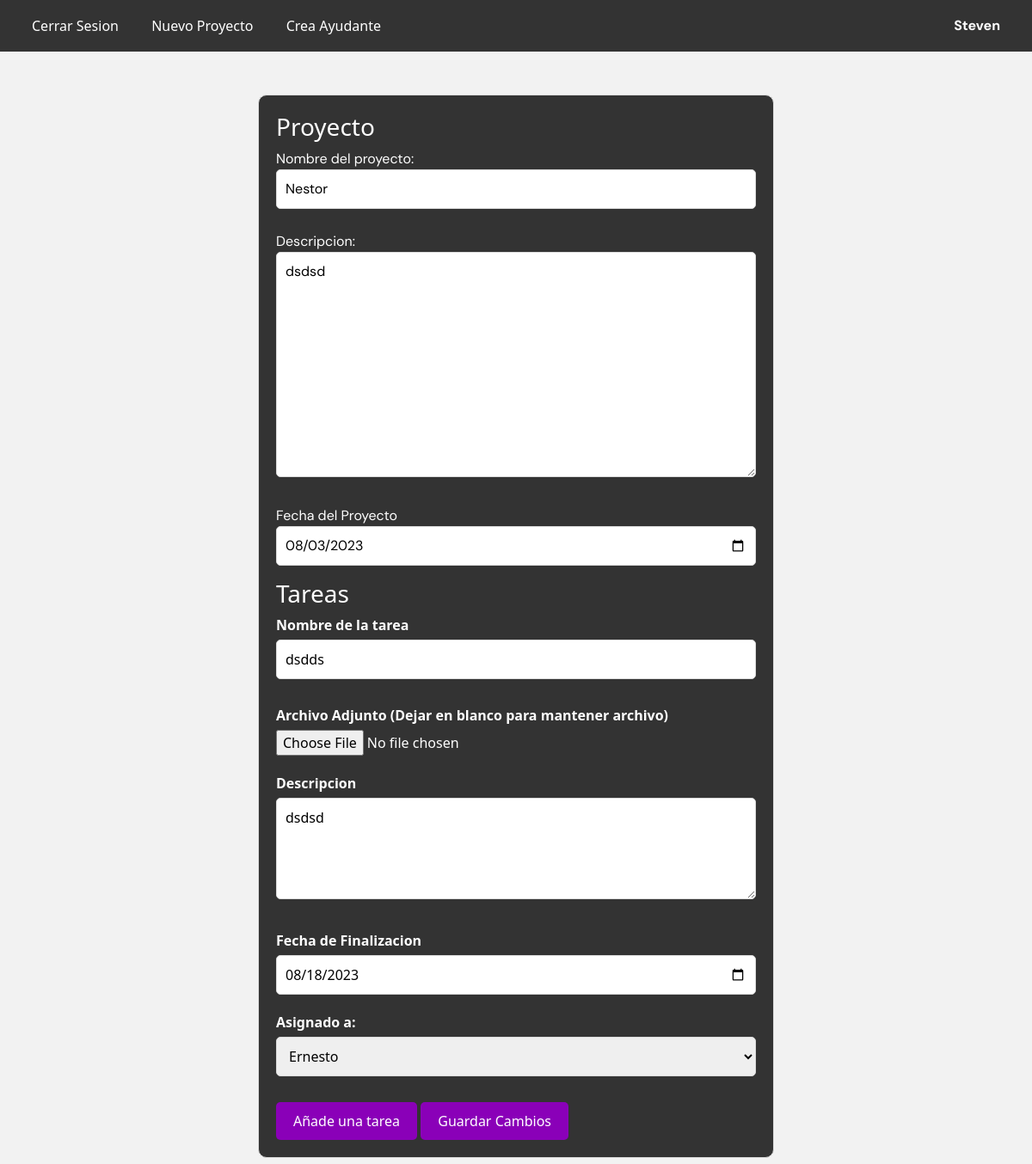
Screenshot of /edit/68/ (signed in) with the database file from the repository.
### home/models.py (models this page shows, shortened)
class MyUser(AbstractBaseUser, PermissionsMixin):
    username = models.CharField(max_length=255, unique=True)
    email = models.EmailField(unique=True)
    is_admin = models.BooleanField(default=False)
    is_staff = models.BooleanField(default=False)
    is_project_manager = models.BooleanField(default=False)
    manager = models.CharField(max_length=255, blank=True, null=True)
    objects = MyUserManager()
    USERNAME_FIELD = "email"
    REQUIRED_FIELDS = ["username"]
    class Meta:
        permissions = [
            ("can_create_users", "Can create new users"),
        ]

class Project(models.Model):
    author = models.ForeignKey(User, on_delete=models.CASCADE, default=None)
    name = models.CharField(max_length=100)
    description = models.TextField()
    due_date = models.DateTimeField()

class Step(models.Model):
    project = models.ForeignKey(Project, on_delete=models.CASCADE)
    name = models.CharField(max_length=100)
    description = models.TextField()
    due_date = models.DateField(null=True, blank=True)
    is_done = models.BooleanField(default=False)
    assigned_to = models.CharField(max_length=100)
    file = models.FileField(upload_to="static/steps/", null=True, blank=True)

### home/views.py (the view)
# urls.py: path("edit/<int:project_id>/", views.edit_project, name="edit_project"),
def edit_project(request, project_id):
    user = request.user
    users = MyUser.objects.filter(manager=user.email)
    project = get_object_or_404(Project, id=project_id)
    steps = project.step_set.all()
    StepFormSet = forms.formset_factory(form=StepForm, extra=0, min_num=1)
    if request.method == "POST":
        project_form = ProjectForm(request.POST, instance=project)
        formset = StepFormSet(request.POST, request.FILES, prefix="steps")
        if project_form.is_valid() and formset.is_valid():
            project = project_form.save(commit=False)
            project.save()
            if steps.exists():
                first_step = steps.first()
                first_step.delete()
            for form in formset:
                step = form.save(commit=False)
                step.project = project
                assigned_to = form.cleaned_data.get("assigned_to")
                step.assigned_to = assigned_to
                step.save()
            return redirect("home")  # Redirect to the home page
    else:
        project_form = ProjectForm(instance=project)
        formset = StepFormSet(prefix="steps")
    total_form_count = formset.total_form_count()
    return render(
        request,
        "edit_project.html",
        {
            "project_form": project_form,
            "formset": formset,
            "users": users,
            "steps": steps,
            "total_form_count": total_form_count,
            "project": project,
        },
    )

### home/forms.py
class ProjectForm(forms.ModelForm):
    class Meta:
        model = Project
        fields = ["name", "description", "due_date"]

### home/templates/edit_project.html (shortened to what this page needs)
{% extends 'base.html' %}
{% block content %}
<div class="navbar">
    <div>
        {% if user.is_authenticated %}
            <a href="/logout/">Cerrar Sesion</a>
            <a href="/create/">Nuevo Proyecto</a>
            <a href="/create_users/">Crea Ayudante</a>
        {% else %}
            <a href="/login/">Inicia Sesion</a>
        {% endif %}
    </div>
    <a href="/"><p>{{ user.username }}</p></a>
</div>
<div class="container register-form-container" style="background-color: #333; color: #fff;">
    <h3>Proyecto</h3>
    <form method="post"  enctype="multipart/form-data" >
        <p>
            <label for="id_name">Nombre del proyecto:</label>
            <input type="text" name="name" maxlength="100" value="{{ project.name}}" required id="id_name">
          </p>
          <p>
            <label for="id_description">Descripcion:</label>
            <textarea name="description" cols="40" rows="10"  required id="id_description">{{ project.description}}
        </textarea>
          </p>
          <p>
            <label for="id_due_date">Fecha del Proyecto</label>
            <input type="date" name="due_date" value="{{ project.due_date|date:'Y-m-d' }}" required id="id_due_date">
          </p>
        <h3>Tareas</h3>
        <div id="existing-steps">
            {% for step in steps %}
            <div class="form-group">
                <label for="id_steps-{{ forloop.counter0 }}-name">Nombre de la tarea</label>
                <input type="text" name="steps-{{ forloop.counter0 }}-name" value="{{ step.name }}" required>
            </div>
            <div class="form-group">
                <label for="id_steps-{{ forloop.counter0 }}-file">Archivo Adjunto (Dejar en blanco para mantener archivo)</label>
                <input type="file" name="steps-{{ forloop.counter0 }}-file" accept="image/*, .pdf, .doc, .docx">
            </div>
            <div class="form-group">
                <label for="id_steps-{{ forloop.counter0 }}-description">Descripcion</label>
                <textarea name="steps-{{ forloop.counter0 }}-description" rows="4" required>{{ step.description }}</textarea>
            </div>
            <div class="form-group">
                <label for="id_steps-{{ forloop.counter0 }}-due_date">Fecha de Finalizacion</label>
                <input type="date" name="steps-{{ forloop.counter0 }}-due_date" value="{{ step.due_date|date:'Y-m-d' }}" required>
            </div>
            <div class="form-group">
                <label for="id_steps-{{ forloop.counter0 }}-assigned_to">Asignado a:</label>
                <select name="steps-{{ forloop.counter0 }}-assigned_to">
                    {% for user in users %}
                        <option value="{{ user.username }}" {% if step.assigned_to == user.username %}selected{% endif %}>{{ user.username }}</option>
                    {% endfor %}
                </select>
            </div>
            {% endfor %}
        </div>
        <button type="button" id="add-step-btn" class="btn btn-primary">Añade una tarea</button>
        <input type="submit" value="Guardar Cambios" class="btn btn-primary">
    </form>
</div>
{% endblock %}

### home/templates/base.html (style rules this page uses)
p { font-family: 'DM Sans', sans-serif; }

### home/templates/edit_project.html (style rules this page uses)
.navbar { background-color: #333; display: flex; justify-content: space-between; padding: 10px 20px; align-items: center; margin-bottom: 50px; }
.navbar a { color: white; text-decoration: none; margin: 0 5px; padding: 8px 12px; border-radius: 5px; }
.navbar p { color: white; margin: 0; font-weight: bold; }
body { background-color: #f2f2f2; margin: 0; padding: 0; }
.container { max-width: 600px; margin: 0 auto; padding: 20px; }
.register-form-container { background-color: #ffffff; border: 1px solid #dbdbdb; padding: 20px; border-radius: 10px; margin-bottom: 20px; }
.form-group { margin-bottom: 20px; }
.form-group label { font-weight: bold; margin-bottom: 5px; display: block; }
input[type="text"], input[type="email"], input[type="password"], textarea, select { width: 100%; padding: 10px; border: 1px solid #dbdbdb; border-radius: 5px; box-sizing: border-box; }
input[type="text"], input[type="email"], input[type="password"], textarea, select { margin-bottom: 10px; }
.btn-primary { background-color: #8a00b8; color: #ffffff; border: none; padding: 10px 20px; border-radius: 5px; cursor: pointer; }
input[type="date"] { appearance: none; background-color: #ffffff; border: 1px solid #dbdbdb; border-radius: 5px; padding: 10px; }
input[type="date"] { width: 100%; }

### rows the page displays
MyUser: username "Steven"
Project: name "Nestor", description "dsdsd", due_date "08/03/2023"
Step: name "dsdds", description "dsdsd", due_date "08/18/2023", assigned_to.username "Ernesto"
